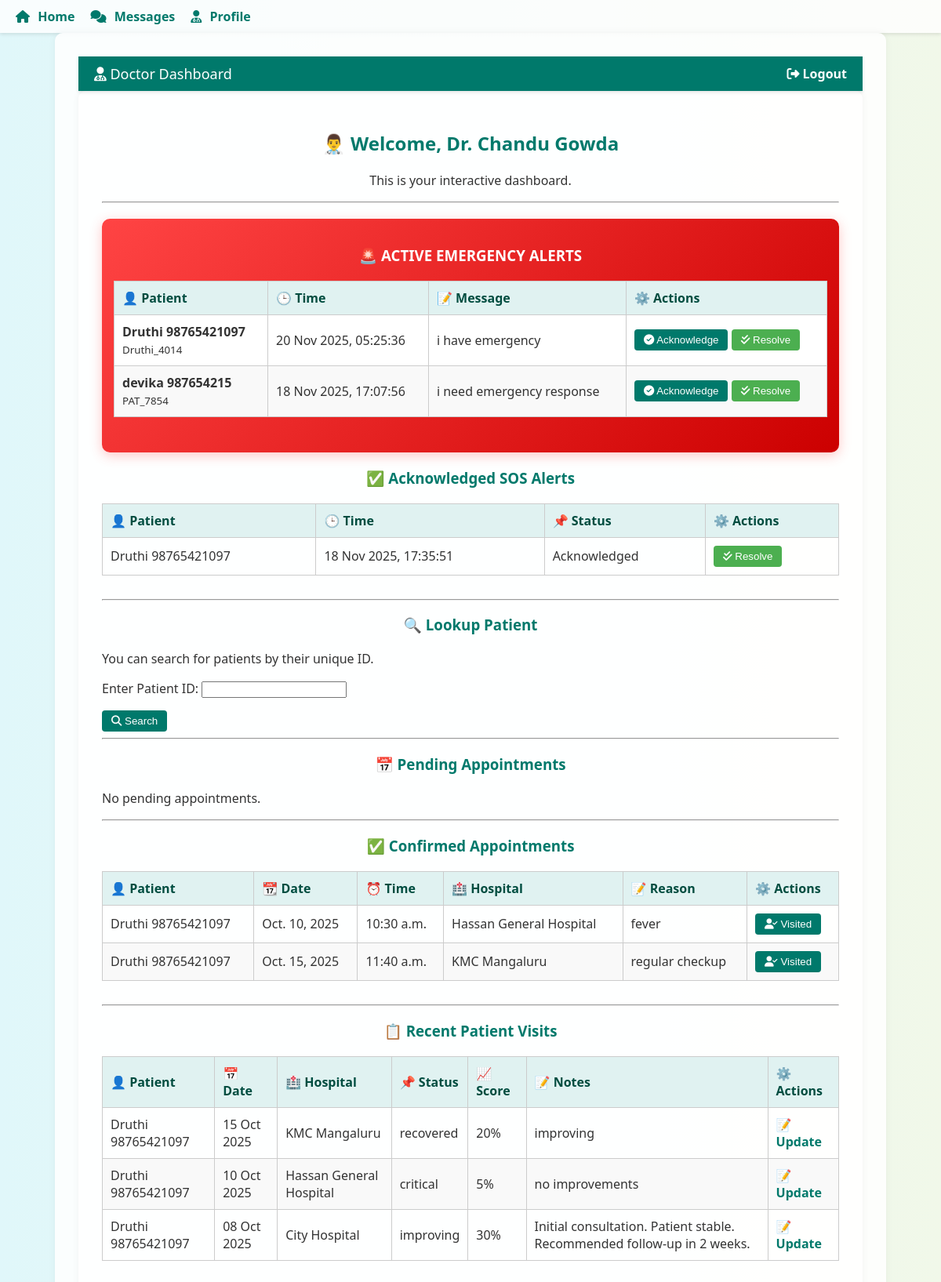
The app's page /doctor/dashboard/ (signed in) with its own data.
### core/models.py (models this page shows, shortened)
class User(AbstractUser):
    ROLE_CHOICES = (
        ('patient', 'Patient'),
        ('doctor', 'Doctor'),
        ('therapist', 'Therapist'),
    )
    role = models.CharField(max_length=10, choices=ROLE_CHOICES)
    unique_id = models.CharField(max_length=20, blank=True, null=True, unique=True)
    phone = models.CharField(max_length=15, blank=True)
    profile_photo = models.ImageField(upload_to='profile_photos/', blank=True, null=True)
    date_of_birth = models.DateField(blank=True, null=True)
    location = models.CharField(max_length=100, blank=True)

class SOSAlert(models.Model):
    STATUS_CHOICES = [
        ('active', 'Active'),
        ('acknowledged', 'Acknowledged'),
        ('resolved', 'Resolved'),
    ]
    patient = models.ForeignKey(
        settings.AUTH_USER_MODEL,
        on_delete=models.CASCADE,
        limit_choices_to={'role': 'patient'},
        related_name='sos_alerts'
    )
    message = models.TextField(blank=True, null=True, help_text="Optional emergency message from patient")
    status = models.CharField(max_length=20, choices=STATUS_CHOICES, default='active')
    created_at = models.DateTimeField(auto_now_add=True)
    acknowledged_at = models.DateTimeField(blank=True, null=True)
    resolved_at = models.DateTimeField(blank=True, null=True)
    acknowledged_by_doctor = models.BooleanField(default=False)
    acknowledged_by_therapist = models.BooleanField(default=False)
    class Meta:
        ordering = ['-created_at']

class Appointment(models.Model):
    STATUS_CHOICES = [
        ('pending', 'Pending'),
        ('confirmed', 'Confirmed'),
        ('completed', 'Completed'),
        ('cancelled', 'Cancelled'),
    ]
    patient = models.ForeignKey(settings.AUTH_USER_MODEL, on_delete=models.CASCADE, related_name='appointments')
    doctor = models.ForeignKey(settings.AUTH_USER_MODEL, on_delete=models.CASCADE, related_name='doctor_appointments')
    hospital = models.ForeignKey(Hospital, on_delete=models.CASCADE)
    date = models.DateField()
    time = models.TimeField()
    status = models.CharField(max_length=20, choices=STATUS_CHOICES, default='pending')
    reason = models.TextField(blank=True, null=True)
    created_at = models.DateTimeField(auto_now_add=True)

class Hospital(models.Model):
    name = models.CharField(max_length=100)
    location = models.ForeignKey(Location, on_delete=models.CASCADE)

class VisitRecord(models.Model):
    patient = models.ForeignKey(settings.AUTH_USER_MODEL, on_delete=models.CASCADE, related_name='visits')
    doctor = models.ForeignKey(settings.AUTH_USER_MODEL, on_delete=models.CASCADE, related_name='doctor_visits')
    visit_date = models.DateField(default=timezone.now)
    hospital_name = models.CharField(max_length=100)
    doctor_name = models.CharField(max_length=100)
    current_status = models.CharField(
        max_length=100,
        choices=[
            ('stable', 'Stable'),
            ('improving', 'Improving'),
            ('critical', 'Critical'),
            ('recovered', 'Recovered'),
        ]
    )
    improvement_score = models.PositiveIntegerField(default=0)
    doctor_notes = models.TextField(blank=True, null=True)
    prescription_file = models.FileField(upload_to='prescriptions/', blank=True, null=True)
    report_file = models.FileField(upload_to='reports/', blank=True, null=True)
    summary = models.TextField(blank=True, null=True)

### core/views.py (the view)
# urls.py: path('doctor/dashboard/', views.doctor_dashboard, name='doctor_dashboard'),
@login_required
def doctor_dashboard(request):
    if request.user.role != 'doctor':
        messages.error(request, "Access denied.")
        return redirect('login')
    lookup_form = PatientLookupForm()
    if request.method == 'POST':
        lookup_form = PatientLookupForm(request.POST)
        if lookup_form.is_valid():
            patient_id = lookup_form.cleaned_data['patient_id']
            return redirect('patient_detail', patient_id=patient_id)
    pending_appointments = Appointment.objects.filter(
        doctor=request.user,
        status='pending'
    ).order_by('date', 'time')
    confirmed_appointments = Appointment.objects.filter(
        doctor=request.user,
        status='confirmed'
    ).order_by('date', 'time')
    cancelled_appointments = Appointment.objects.filter(
        doctor=request.user,
        status='cancelled'
    ).order_by('date', 'time')
    completed_appointments = Appointment.objects.filter(
        doctor=request.user,
        status='completed'
    ).order_by('-date', '-time')
    recent_visits = PatientVisit.objects.filter(
        doctor=request.user
    ).order_by('-visit_date')[:10]
    visit_records = VisitRecord.objects.filter(
        doctor=request.user
    ).order_by('-visit_date')
    active_sos_alerts = SOSAlert.objects.filter(status='active').order_by('-created_at')
    acknowledged_sos_alerts = SOSAlert.objects.filter(status='acknowledged').order_by('-created_at')[:10]
    return render(request, 'core/doctor_dashboard.html', {
        'user': request.user,
        'lookup_form': lookup_form,
        'pending_appointments': pending_appointments,
        'confirmed_appointments': confirmed_appointments,
        'cancelled_appointments': cancelled_appointments,
        'completed_appointments': completed_appointments,
        'recent_visits': recent_visits,
        'visit_records': visit_records,
        'active_sos_alerts': active_sos_alerts,
        'acknowledged_sos_alerts': acknowledged_sos_alerts,
    })

### core/forms.py
class PatientLookupForm(forms.Form):
    patient_id = forms.CharField(label="Enter Patient ID", max_length=100)

### core/templates/core/doctor_dashboard.html (shortened to what this page needs)
{% extends 'core/base.html' %}
{% block content %}
<link rel="stylesheet" href="https://cdnjs.cloudflare.com/ajax/libs/font-awesome/6.5.0/css/all.min.css">
<nav style="position: sticky; top: 0; background-color: #00796b; color: white; padding: 10px 20px; display: flex; justify-content: space-between; align-items: center; z-index: 1000;">
  <div style="font-size: 18px;"><i class="fas fa-user-md"></i> Doctor Dashboard</div>
  <div>
    <a href="{% url 'logout' %}" style="color: white; margin-left: 20px;"><i class="fas fa-sign-out-alt"></i> Logout</a>
  </div>
</nav>
<main>
  <h2>👨‍⚕️ Welcome, Dr. {{ user.get_full_name }}</h2>
  <p style="text-align: center;">This is your interactive dashboard.</p>
  <hr>
  {% if active_sos_alerts %}
  <div style="margin: 20px 0; padding: 15px; background: linear-gradient(135deg, #ff4444 0%, #cc0000 100%); border-radius: 10px; box-shadow: 0 4px 15px rgba(255, 68, 68, 0.3);">
    <h3 style="color: white;">🚨 ACTIVE EMERGENCY ALERTS</h3>
    <table style="background-color: white;">
      <thead>
        <tr>
          <th>👤 Patient</th>
          <th>🕒 Time</th>
          <th>📝 Message</th>
          <th>⚙️ Actions</th>
        </tr>
      </thead>
      <tbody>
        {% for alert in active_sos_alerts %}
        <tr>
          <td><strong>{{ alert.patient.get_full_name }}</strong><br><small>{{ alert.patient.unique_id }}</small></td>
          <td>{{ alert.created_at|date:"d M Y, H:i:s" }}</td>
          <td>{{ alert.message|default:"No message provided" }}</td>
          <td>
            <form method="post" action="{% url 'acknowledge_sos_alert' alert.id %}" style="display:inline;">
              <button type="submit"><i class="fas fa-check-circle"></i> Acknowledge</button>
            </form>
            <form method="post" action="{% url 'resolve_sos_alert' alert.id %}" style="display:inline;">
              <button type="submit" style="background-color: #4caf50;"><i class="fas fa-check-double"></i> Resolve</button>
            </form>
          </td>
        </tr>
        {% endfor %}
      </tbody>
    </table>
  </div>
  {% endif %}
  {% if acknowledged_sos_alerts %}
  <h3>✅ Acknowledged SOS Alerts</h3>
  <table>
    <thead>
      <tr>
        <th>👤 Patient</th>
        <th>🕒 Time</th>
        <th>📌 Status</th>
        <th>⚙️ Actions</th>
      </tr>
    </thead>
    <tbody>
      {% for alert in acknowledged_sos_alerts %}
      <tr>
        <td>{{ alert.patient.get_full_name }}</td>
        <td>{{ alert.created_at|date:"d M Y, H:i:s" }}</td>
        <td>{{ alert.get_status_display }}</td>
        <td>
          <form method="post" action="{% url 'resolve_sos_alert' alert.id %}" style="display:inline;">
            <button type="submit" style="background-color: #4caf50;"><i class="fas fa-check-double"></i> Resolve</button>
          </form>
        </td>
      </tr>
      {% endfor %}
    </tbody>
  </table>
  <hr>
  {% endif %}
  <h3>🔍 Lookup Patient</h3>
  <p>You can search for patients by their unique ID.</p>
  <form method="post" action="{% url 'lookup_patient' %}">
    {{ lookup_form.as_p }}
    <button type="submit"><i class="fas fa-search"></i> Search</button>
  </form>
  <hr>
  <h3>📅 Pending Appointments</h3>
  {% if pending_appointments %}
  <table>
    <thead>
      <tr>
        <th>👤 Patient</th>
        <th>📆 Date</th>
        <th>⏰ Time</th>
        <th>🏥 Hospital</th>
        <th>📝 Reason</th>
        <th>⚙️ Actions</th>
      </tr>
    </thead>
    <tbody>
      {% for appointment in pending_appointments %}
      <tr>
        <td>{{ appointment.patient.get_full_name }}</td>
        <td>{{ appointment.date }}</td>
        <td>{{ appointment.time }}</td>
        <td>{{ appointment.hospital.name }}</td>
        <td>{{ appointment.reason }}</td>
        <td>
          <form method="post" action="{% url 'confirm_appointment' appointment.id %}" style="display:inline;">
            {% csrf_token %}
            <button type="submit"><i class="fas fa-calendar-check"></i> Accept</button>
          </form>
          <form method="post" action="{% url 'cancel_appointment' appointment.id %}" style="display:inline;">
            {% csrf_token %}
            <button type="submit"><i class="fas fa-calendar-times"></i> Cancel</button>
          </form>
        </td>
      </tr>
      {% endfor %}
    </tbody>
  </table>
  {% else %}
  <p>No pending appointments.</p>
  {% endif %}
  <hr>
  <h3>✅ Confirmed Appointments</h3>
  {% if confirmed_appointments %}
  <table>
    <thead>
      <tr>
        <th>👤 Patient</th>
        <th>📆 Date</th>
        <th>⏰ Time</th>
        <th>🏥 Hospital</th>
        <th>📝 Reason</th>
        <th>⚙️ Actions</th>
      </tr>
    </thead>
    <tbody>
      {% for appointment in confirmed_appointments %}
      <tr>
        <td>{{ appointment.patient.get_full_name }}</td>
        <td>{{ appointment.date }}</td>
        <td>{{ appointment.time }}</td>
        <td>{{ appointment.hospital.name }}</td>
        <td>{{ appointment.reason }}</td>
        <td>
          <form method="post" action="{% url 'log_visit_by_id' appointment.id %}" style="display:inline;">
            <button type="submit"><i class="fas fa-user-check"></i> Visited</button>
          </form>
        </td>
      </tr>
      {% endfor %}
    </tbody>
  </table>
  {% else %}
  <p>No confirmed appointments.</p>
  {% endif %}
 <hr><h3>📋 Recent Patient Visits</h3>
{% if visit_records %}
<table class="visit-table">
  <thead>
    <tr>
      <th>👤 Patient</th>
      <th>📅 Date</th>
      <th>🏥 Hospital</th>
      <th>📌 Status</th>
      <th>📈 Score</th>
      <th>📝 Notes</th>
      <th>⚙️ Actions</th>
    </tr>
  </thead>
  <tbody>
    {% for visit in visit_records %}
    <tr>
      <td>{{ visit.patient.get_full_name }}</td>
      <td>{{ visit.visit_date|date:"d M Y" }}</td>
      <td>{{ visit.hospital_name }}</td>
      <td>
        <span class="status-badge {% if visit.current_status == 'Improving' %}improving{% elif visit.current_status == 'Stable' %}stable{% elif visit.current_status == 'Critical' %}critical{% else %}other{% endif %}">
          {{ visit.current_status }}
        </span>
      </td>
      <td>{{ visit.improvement_score }}%</td>
      <td>{{ visit.doctor_notes|truncatewords:10 }}</td>
      <td>
        <a href="{% url 'update_visit_record' visit.id %}" class="update-link">📝 Update</a>
      </td>
    </tr>
    {% endfor %}
  </tbody>
</table>
{% else %}
<p style="color:#777;">No recent visits found.</p>
{% endif %}
{% endblock %}

### core/templates/core/doctor_dashboard.html (style rules this page uses)
body { margin: 0; font-family: 'Segoe UI', sans-serif; background: linear-gradient(to right, #e0f7fa, #f1f8e9); color: #333; }
main { max-width: 1000px; margin: auto; padding: 30px; background-color: #ffffffdd; border-radius: 10px; box-shadow: 0 0 10px rgba(0,0,0,0.05); }
h2, h3 { text-align: center; color: #00796b; margin-bottom: 20px; }
form button { background-color: #00796b; color: white; padding: 6px 12px; border: none; border-radius: 4px; cursor: pointer; transition: transform 0.2s ease; }
table { width: 100%; border-collapse: collapse; margin-bottom: 30px; }
table th, table td { border: 1px solid #ccc; padding: 10px; text-align: left; }
table th { background-color: #e0f2f1; color: #004d40; }
table tr:nth-child(even) { background-color: #f9f9f9; }
a { color: #00796b; text-decoration: none; font-weight: bold; }

### records on screen
User: get_full_name "Chandu Gowda"
SOSAlert: patient.get_full_name "Druthi 98765421097", patient.unique_id "Druthi_4014", created_at "20 Nov 2025, 05:25:36", message "i have emergency"
SOSAlert: patient.get_full_name "devika 987654215", patient.unique_id "PAT_7854", created_at "18 Nov 2025, 17:07:56", message "i need emergency response"
SOSAlert: patient.get_full_name "Druthi 98765421097", created_at "18 Nov 2025, 17:35:51", status "Acknowledged"
Appointment: patient.get_full_name "Druthi 98765421097", date "Oct. 10, 2025", time "10:30 a.m.", hospital.name "Hassan General Hospital", reason "fever"
Appointment: patient.get_full_name "Druthi 98765421097", date "Oct. 15, 2025", time "11:40 a.m.", hospital.name "KMC Mangaluru", reason "regular checkup"
VisitRecord: patient.get_full_name "Druthi 98765421097", visit_date "15 Oct 2025", hospital_name "KMC Mangaluru", current_status "recovered", improvement_score "20", doctor_notes "improving"
VisitRecord: patient.get_full_name "Druthi 98765421097", visit_date "10 Oct 2025", hospital_name "Hassan General Hospital", current_status "critical", improvement_score "5", doctor_notes "no improvements"
VisitRecord: patient.get_full_name "Druthi 98765421097", visit_date "08 Oct 2025", hospital_name "City Hospital", current_status "improving", improvement_score "30", doctor_notes "Initial consultation. Patient stable. Recommended follow-up in 2 weeks."
